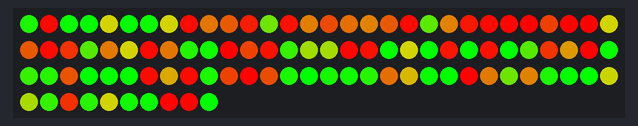
Bench run of a sketch on a simulated Arduino Uno, built with avr-gcc and run on an emulated ATmega328P. On the bench: 100 RGB LEDs in strip order, left to right, continuing on the next row. Random numbers use the default seed unless the sketch sets one.

Above: at 2.12 s.
At 6.62 s:
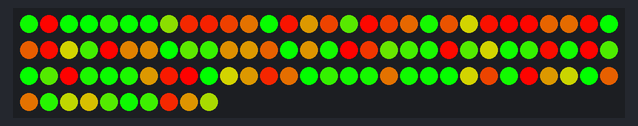
At 11.12 s:
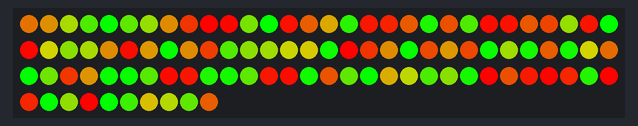
At 20.23 s:
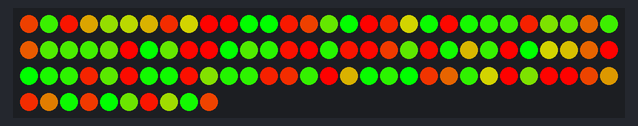
At 29.35 s:
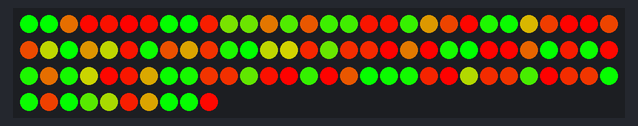
At 38.5 s:
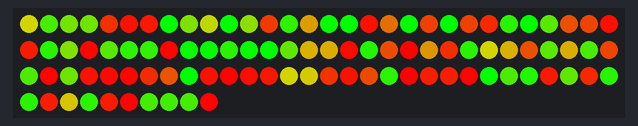

The sketch:

christmas-lights.ino
```cpp
#include <FastLED.h>

#define NUM_LEDS 100
#define NUM_ROWS 5
#define ROW_LEN  20

#define IN_PIN   0
#define DATA_PIN 6
#define LED_TYPE WS2811

CRGB leds[NUM_LEDS];
// int rows[20][5];

CRGBPalette16 currentPalette;
TBlendType    currentBlending;
const TProgmemPalette16 EffinChristmas_p PROGMEM =
{
    CRGB::DarkRed,
    CRGB::DarkRed,
    CRGB::Red,
    CRGB::Red,

    CRGB::OrangeRed,
    CRGB::OrangeRed,
    CRGB::Gold,
    CRGB::Gold,

    CRGB::GreenYellow,
    CRGB::GreenYellow,
    CRGB::Green,
    CRGB::Green,
    CRGB::ForestGreen,
    CRGB::ForestGreen,
    CRGB::Brown,
    CRGB::Brown
};


int brightnessLPF = 0;

void setup() {
  Serial.begin(9600);
  delay(2000);
  FastLED.addLeds<LED_TYPE, DATA_PIN, RGB>(leds, NUM_LEDS).setCorrection(TypicalPixelString);
//  currentPalette = EffinChristmas_p;
//  currentBlending = LINEARBLEND;
}

void loop() {
// Fade through our Effin' Christmas palette
//  static uint8_t startIndex = 0;
//  startIndex = startIndex + 1;
//  PaletteFadeByRows(startIndex);

// Use an analog input to set the brightness; WIP
//  BrightnessFromAnalog();

// Red/Green Adventures
  //RedGreenAlternate();
  RedGreenTwinkle();
}


void PaletteFadeByRows(uint8_t colorIndex) {
  int brightness = 255;
  for(int l = 0; l < ROW_LEN; l++) {
    for(int r = 0; r < NUM_ROWS; r++) {
      leds[LedIndexAdjustment(r * ROW_LEN + l)] = ColorFromPalette( currentPalette, colorIndex, brightness, currentBlending);
      colorIndex += 3;
    }
  }
  FastLED.show();
  delay(20);
}

// WIP: working on matching to microphone
void BrightnessFromAnalog() {
  int analogIn = analogRead(0);
  int brightness = 0;
  int threshold = 512;
  if(analogIn > threshold) {
    float adj = (analogIn - threshold) * 256.0 / 2;
    brightness = round(adj);

    if (brightness > brightnessLPF)
    {
      brightnessLPF = brightness;
    }
    else
    {
      brightness = brightnessLPF;
      brightnessLPF -= 1;

      if (brightnessLPF < 10)
        brightnessLPF = 10;
    }
  }

  int colorIndex = 0;
  for(int l = 0; l < ROW_LEN; l++) {
    for(int r = 0; r < NUM_ROWS; r++) {
      leds[LedIndexAdjustment(r * ROW_LEN + l)] = ColorFromPalette( currentPalette, colorIndex, brightness, currentBlending);
      colorIndex += 5;
    }
  }
  FastLED.show();
}

void RedGreenTwinkle() {
	int indices[NUM_LEDS];

	for (int i = 0; i < NUM_LEDS; ++i)
		indices[i] = random(0,359);

	while (true) {
		for (int i = 0; i < NUM_LEDS; ++i) {
			int x = 127 + 127 * sin(indices[i] / 180.0 * 3.1415);
			leds[i].setRGB(x, 255-x, 0);
			indices[i] += random(5,15);

			if (indices[i] >= 360)
				indices[i] = 0;
		}

		FastLED.show();
		delay(10);
	}
}

void RedGreenAlternate() {
  for(int h = HUE_RED; h <= HUE_GREEN; h++) {
    for(int l = 0; l < NUM_LEDS; l++) {
      if(l % 2 == 0) {
        leds[l] = CHSV(h,255,255);
      } else {
        leds[l] = CHSV(HUE_GREEN - h,255,255);
      }
    }
    FastLED.show();
    delay(10);
  }
  delay(1000);

  for(int h = HUE_RED; h <= HUE_GREEN; h++) {
    for(int l = 0; l < NUM_LEDS; l++) {
      if(l % 2 == 0) {
        leds[l] = CHSV(HUE_GREEN - h,255,255);
      } else {
        leds[l] = CHSV(h,255,255);
      }
    }
    FastLED.show();
    delay(10);
  }
  delay(1000);
}

// Our lights are snaked vertically; convert the 0-99 index to the right row/col pair
int LedIndexAdjustment(int pos) {
  if(pos >= 20 && pos < 40) {
    return 40 + 19 - pos;
  } else if(pos >= 60 && pos < 80) {
    return 80 + 59 - pos;
  } else {
    return pos;
  }
}
```
